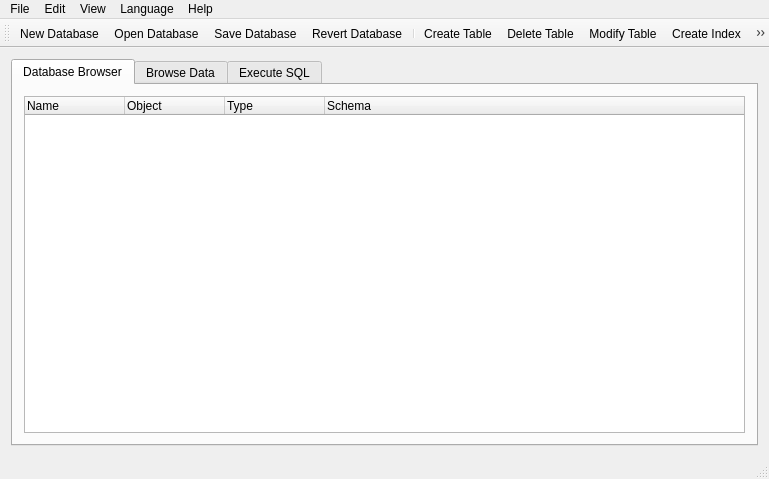
<?xml version="1.0" encoding="UTF-8"?>
<ui version="4.0">
 <class>SQLiteBrowser</class>
 <widget class="QMainWindow" name="SQLiteBrowser">
  <property name="geometry">
   <rect>
    <x>0</x>
    <y>0</y>
    <width>769</width>
    <height>479</height>
   </rect>
  </property>
  <property name="windowTitle">
   <string>MainWindow</string>
  </property>
  <property name="windowIcon">
   <iconset resource="../resources.qrc">
    <normaloff>:/images/128.png</normaloff>:/images/128.png</iconset>
  </property>
  <widget class="QWidget" name="centralWidget">
   <layout class="QVBoxLayout" name="verticalLayout">
    <item>
     <widget class="QTabWidget" name="tabWidget">
      <property name="currentIndex">
       <number>0</number>
      </property>
      <widget class="QWidget" name="databaseTab">
       <attribute name="title">
        <string>Database Browser</string>
       </attribute>
       <layout class="QVBoxLayout" name="verticalLayout_3">
        <item>
         <widget class="QTreeWidget" name="lstStructure">
          <property name="alternatingRowColors">
           <bool>true</bool>
          </property>
          <column>
           <property name="text">
            <string>Name</string>
           </property>
          </column>
          <column>
           <property name="text">
            <string>Object</string>
           </property>
          </column>
          <column>
           <property name="text">
            <string>Type</string>
           </property>
          </column>
          <column>
           <property name="text">
            <string>Schema</string>
           </property>
          </column>
         </widget>
        </item>
       </layout>
      </widget>
      <widget class="QWidget" name="tableTab">
       <attribute name="title">
        <string>Browse Data</string>
       </attribute>
       <layout class="QVBoxLayout" name="verticalLayout_4">
        <property name="margin">
         <number>6</number>
        </property>
        <item>
         <layout class="QHBoxLayout" name="horizontalLayout">
          <item>
           <widget class="QLabel" name="label">
            <property name="text">
             <string>Select Table:</string>
            </property>
           </widget>
          </item>
          <item>
           <widget class="QComboBox" name="cboTables">
            <property name="sizePolicy">
             <sizepolicy hsizetype="Preferred" vsizetype="Fixed">
              <horstretch>0</horstretch>
              <verstretch>0</verstretch>
             </sizepolicy>
            </property>
            <property name="minimumSize">
             <size>
              <width>193</width>
              <height>0</height>
             </size>
            </property>
           </widget>
          </item>
          <item>
           <spacer name="horizontalSpacer">
            <property name="orientation">
             <enum>Qt::Horizontal</enum>
            </property>
            <property name="sizeHint" stdset="0">
             <size>
              <width>40</width>
              <height>20</height>
             </size>
            </property>
           </spacer>
          </item>
         </layout>
        </item>
        <item>
         <layout class="QHBoxLayout" name="horizontalLayout_2">
          <item>
           <widget class="QPushButton" name="cmdRefresh">
            <property name="text">
             <string>Refresh</string>
            </property>
            <property name="icon">
             <iconset resource="../resources.qrc">
              <normaloff>:/images/table_refresh.png</normaloff>:/images/table_refresh.png</iconset>
            </property>
           </widget>
          </item>
          <item>
           <widget class="QPushButton" name="cmdNewRecord">
            <property name="text">
             <string>New Record</string>
            </property>
            <property name="icon">
             <iconset resource="../resources.qrc">
              <normaloff>:/images/table_row_insert.png</normaloff>:/images/table_row_insert.png</iconset>
            </property>
           </widget>
          </item>
          <item>
           <widget class="QPushButton" name="cmdDeleteRecord">
            <property name="text">
             <string>Delete Record</string>
            </property>
            <property name="icon">
             <iconset resource="../resources.qrc">
              <normaloff>:/images/table_row_delete.png</normaloff>:/images/table_row_delete.png</iconset>
            </property>
           </widget>
          </item>
          <item>
           <widget class="QPushButton" name="cmdSaveChanges">
            <property name="text">
             <string>Save Changes</string>
            </property>
            <property name="icon">
             <iconset resource="../resources.qrc">
              <normaloff>:/images/table_save.png</normaloff>:/images/table_save.png</iconset>
            </property>
           </widget>
          </item>
          <item>
           <spacer name="horizontalSpacer_2">
            <property name="orientation">
             <enum>Qt::Horizontal</enum>
            </property>
            <property name="sizeHint" stdset="0">
             <size>
              <width>40</width>
              <height>20</height>
             </size>
            </property>
           </spacer>
          </item>
          <item>
           <widget class="QLabel" name="label_2">
            <property name="text">
             <string>Search:</string>
            </property>
           </widget>
          </item>
          <item>
           <widget class="QLineEdit" name="txtSearch"/>
          </item>
          <item>
           <widget class="QPushButton" name="cmdSearch">
            <property name="text">
             <string/>
            </property>
            <property name="icon">
             <iconset resource="../resources.qrc">
              <normaloff>:/images/searchfind.png</normaloff>:/images/searchfind.png</iconset>
            </property>
           </widget>
          </item>
          <item>
           <widget class="QPushButton" name="cmdAdvancedSearch">
            <property name="text">
             <string>Advanced Search</string>
            </property>
            <property name="icon">
             <iconset resource="../resources.qrc">
              <normaloff>:/images/searchfind.png</normaloff>:/images/searchfind.png</iconset>
            </property>
           </widget>
          </item>
         </layout>
        </item>
        <item>
         <widget class="QTableView" name="tblData">
          <property name="alternatingRowColors">
           <bool>true</bool>
          </property>
          <property name="selectionBehavior">
           <enum>QAbstractItemView::SelectItems</enum>
          </property>
          <property name="sortingEnabled">
           <bool>true</bool>
          </property>
          <property name="wordWrap">
           <bool>false</bool>
          </property>
         </widget>
        </item>
       </layout>
      </widget>
      <widget class="QWidget" name="queryTab">
       <attribute name="title">
        <string>Execute SQL</string>
       </attribute>
       <layout class="QVBoxLayout" name="verticalLayout_5">
        <item>
         <widget class="QLabel" name="label_3">
          <property name="text">
           <string>Query:</string>
          </property>
         </widget>
        </item>
        <item>
         <widget class="QSplitter" name="splitter">
          <property name="orientation">
           <enum>Qt::Vertical</enum>
          </property>
          <widget class="QTextEdit" name="txtQuery">
           <property name="sizePolicy">
            <sizepolicy hsizetype="Expanding" vsizetype="Preferred">
             <horstretch>0</horstretch>
             <verstretch>0</verstretch>
            </sizepolicy>
           </property>
           <property name="maximumSize">
            <size>
             <width>16777215</width>
             <height>16777215</height>
            </size>
           </property>
          </widget>
          <widget class="QWidget" name="layoutWidget">
           <layout class="QVBoxLayout" name="verticalLayout_2">
            <item>
             <layout class="QHBoxLayout" name="horizontalLayout_3">
              <item>
               <widget class="QPushButton" name="cmdExecuteQuery">
                <property name="text">
                 <string>Execute Query</string>
                </property>
               </widget>
              </item>
              <item>
               <spacer name="horizontalSpacer_3">
                <property name="orientation">
                 <enum>Qt::Horizontal</enum>
                </property>
                <property name="sizeHint" stdset="0">
                 <size>
                  <width>40</width>
                  <height>20</height>
                 </size>
                </property>
               </spacer>
              </item>
             </layout>
            </item>
            <item>
             <widget class="QLabel" name="label_4">
              <property name="text">
               <string>Error message from database engine:</string>
              </property>
             </widget>
            </item>
            <item>
             <widget class="QLineEdit" name="txtQueryError">
              <property name="readOnly">
               <bool>true</bool>
              </property>
             </widget>
            </item>
            <item>
             <widget class="QTableView" name="tblQueryResult">
              <property name="sizePolicy">
               <sizepolicy hsizetype="Expanding" vsizetype="Expanding">
                <horstretch>0</horstretch>
                <verstretch>0</verstretch>
               </sizepolicy>
              </property>
             </widget>
            </item>
           </layout>
          </widget>
         </widget>
        </item>
       </layout>
      </widget>
     </widget>
    </item>
   </layout>
  </widget>
  <widget class="QMenuBar" name="menuBar">
   <property name="geometry">
    <rect>
     <x>0</x>
     <y>0</y>
     <width>769</width>
     <height>19</height>
    </rect>
   </property>
   <widget class="QMenu" name="menuFile">
    <property name="title">
     <string>File</string>
    </property>
    <widget class="QMenu" name="menuImport">
     <property name="title">
      <string>Import</string>
     </property>
     <addaction name="actionDatabase_From_SQL_File"/>
     <addaction name="actionTable_From_CSV_File"/>
    </widget>
    <widget class="QMenu" name="menuExport">
     <property name="title">
      <string>Export</string>
     </property>
     <addaction name="actionDatabse_As_SQL_File"/>
     <addaction name="actionTable_as_CSV_File"/>
    </widget>
    <addaction name="actionNew_Database"/>
    <addaction name="actionOpen_Database"/>
    <addaction name="actionClose_Database"/>
    <addaction name="separator"/>
    <addaction name="actionSave_Database"/>
    <addaction name="actionRevert_Database"/>
    <addaction name="actionCompact_Database"/>
    <addaction name="separator"/>
    <addaction name="menuImport"/>
    <addaction name="menuExport"/>
    <addaction name="separator"/>
    <addaction name="actionExit"/>
   </widget>
   <widget class="QMenu" name="menuEdit">
    <property name="title">
     <string>Edit</string>
    </property>
    <addaction name="actionCreate_Table"/>
    <addaction name="actionDelete_Table"/>
    <addaction name="actionModify_Table"/>
    <addaction name="separator"/>
    <addaction name="actionCreate_View"/>
    <addaction name="actionDelete_View"/>
    <addaction name="actionModify_View"/>
    <addaction name="separator"/>
    <addaction name="actionCreate_Index"/>
    <addaction name="actionDelete_Index"/>
    <addaction name="separator"/>
    <addaction name="actionPreferences"/>
   </widget>
   <widget class="QMenu" name="menuView">
    <property name="title">
     <string>View</string>
    </property>
    <addaction name="actionSQL_Log"/>
    <addaction name="actionRefresh"/>
   </widget>
   <widget class="QMenu" name="menuHelp">
    <property name="title">
     <string>Help</string>
    </property>
    <addaction name="actionAbout"/>
   </widget>
   <widget class="QMenu" name="menuLanguage">
    <property name="title">
     <string>Language</string>
    </property>
   </widget>
   <addaction name="menuFile"/>
   <addaction name="menuEdit"/>
   <addaction name="menuView"/>
   <addaction name="menuLanguage"/>
   <addaction name="menuHelp"/>
  </widget>
  <widget class="QToolBar" name="mainToolBar">
   <property name="windowTitle">
    <string>Main Tool Bar</string>
   </property>
   <attribute name="toolBarArea">
    <enum>TopToolBarArea</enum>
   </attribute>
   <attribute name="toolBarBreak">
    <bool>false</bool>
   </attribute>
   <addaction name="actionNew_Database"/>
   <addaction name="actionOpen_Database"/>
   <addaction name="actionSave_Database"/>
   <addaction name="actionRevert_Database"/>
   <addaction name="separator"/>
   <addaction name="actionCreate_Table"/>
   <addaction name="actionDelete_Table"/>
   <addaction name="actionModify_Table"/>
   <addaction name="actionCreate_Index"/>
   <addaction name="actionDelete_Index"/>
   <addaction name="separator"/>
   <addaction name="actionSQL_Log"/>
  </widget>
  <widget class="QStatusBar" name="statusBar"/>
  <action name="actionNew_Database">
   <property name="icon">
    <iconset resource="../resources.qrc">
     <normaloff>:/images/new.png</normaloff>:/images/new.png</iconset>
   </property>
   <property name="text">
    <string>New Database</string>
   </property>
   <property name="toolTip">
    <string>Creates a new SQLite Database file</string>
   </property>
   <property name="shortcut">
    <string>Ctrl+N</string>
   </property>
  </action>
  <action name="actionOpen_Database">
   <property name="icon">
    <iconset resource="../resources.qrc">
     <normaloff>:/images/open.png</normaloff>:/images/open.png</iconset>
   </property>
   <property name="text">
    <string>Open Database</string>
   </property>
   <property name="toolTip">
    <string>Opens an existing SQLite Database file</string>
   </property>
   <property name="shortcut">
    <string>Ctrl+O</string>
   </property>
  </action>
  <action name="actionClose_Database">
   <property name="text">
    <string>Close Database</string>
   </property>
   <property name="toolTip">
    <string>Closes the current Database</string>
   </property>
  </action>
  <action name="actionSave_Database">
   <property name="icon">
    <iconset resource="../resources.qrc">
     <normaloff>:/images/save.png</normaloff>:/images/save.png</iconset>
   </property>
   <property name="text">
    <string>Save Database</string>
   </property>
   <property name="toolTip">
    <string>Saves changes made to the Database</string>
   </property>
   <property name="shortcut">
    <string>Ctrl+S</string>
   </property>
  </action>
  <action name="actionRevert_Database">
   <property name="icon">
    <iconset resource="../resources.qrc">
     <normaloff>:/images/revert.png</normaloff>:/images/revert.png</iconset>
   </property>
   <property name="text">
    <string>Revert Database</string>
   </property>
  </action>
  <action name="actionCompact_Database">
   <property name="text">
    <string>Compact Database</string>
   </property>
  </action>
  <action name="actionDatabase_From_SQL_File">
   <property name="text">
    <string>Database From SQL File</string>
   </property>
  </action>
  <action name="actionTable_From_CSV_File">
   <property name="text">
    <string>Table From CSV File</string>
   </property>
  </action>
  <action name="actionDatabse_As_SQL_File">
   <property name="text">
    <string>Databse As SQL File</string>
   </property>
  </action>
  <action name="actionTable_as_CSV_File">
   <property name="text">
    <string>Table as CSV File</string>
   </property>
  </action>
  <action name="actionExit">
   <property name="text">
    <string>Exit</string>
   </property>
   <property name="shortcut">
    <string>Ctrl+Q</string>
   </property>
  </action>
  <action name="actionCreate_Table">
   <property name="icon">
    <iconset resource="../resources.qrc">
     <normaloff>:/images/create_table.png</normaloff>:/images/create_table.png</iconset>
   </property>
   <property name="text">
    <string>Create Table</string>
   </property>
   <property name="shortcut">
    <string>Ctrl+T</string>
   </property>
  </action>
  <action name="actionDelete_Table">
   <property name="icon">
    <iconset resource="../resources.qrc">
     <normaloff>:/images/delete_table.png</normaloff>:/images/delete_table.png</iconset>
   </property>
   <property name="text">
    <string>Delete Table</string>
   </property>
  </action>
  <action name="actionModify_Table">
   <property name="icon">
    <iconset resource="../resources.qrc">
     <normaloff>:/images/modify_table.png</normaloff>:/images/modify_table.png</iconset>
   </property>
   <property name="text">
    <string>Modify Table</string>
   </property>
  </action>
  <action name="actionCreate_Index">
   <property name="icon">
    <iconset resource="../resources.qrc">
     <normaloff>:/images/create_index.png</normaloff>:/images/create_index.png</iconset>
   </property>
   <property name="text">
    <string>Create Index</string>
   </property>
   <property name="shortcut">
    <string>Ctrl+I</string>
   </property>
  </action>
  <action name="actionDelete_Index">
   <property name="icon">
    <iconset resource="../resources.qrc">
     <normaloff>:/images/delete_index.png</normaloff>:/images/delete_index.png</iconset>
   </property>
   <property name="text">
    <string>Delete Index</string>
   </property>
  </action>
  <action name="actionPreferences">
   <property name="text">
    <string>Preferences</string>
   </property>
  </action>
  <action name="actionSQL_Log">
   <property name="checkable">
    <bool>true</bool>
   </property>
   <property name="icon">
    <iconset resource="../resources.qrc">
     <normaloff>:/images/log.png</normaloff>:/images/log.png</iconset>
   </property>
   <property name="text">
    <string>SQL Log</string>
   </property>
  </action>
  <action name="actionAbout">
   <property name="text">
    <string>About</string>
   </property>
  </action>
  <action name="actionEnglish">
   <property name="checkable">
    <bool>true</bool>
   </property>
   <property name="checked">
    <bool>true</bool>
   </property>
   <property name="text">
    <string>English</string>
   </property>
  </action>
  <action name="actionRefresh">
   <property name="icon">
    <iconset resource="../resources.qrc">
     <normaloff>:/images/table_refresh.png</normaloff>:/images/table_refresh.png</iconset>
   </property>
   <property name="text">
    <string>Refresh Database Browser</string>
   </property>
   <property name="toolTip">
    <string>Refresh Database Browser</string>
   </property>
   <property name="shortcut">
    <string>Ctrl+R</string>
   </property>
  </action>
  <action name="actionCreate_View">
   <property name="text">
    <string>Create View</string>
   </property>
  </action>
  <action name="actionModify_View">
   <property name="text">
    <string>Modify View</string>
   </property>
  </action>
  <action name="actionDelete_View">
   <property name="text">
    <string>Delete View</string>
   </property>
  </action>
 </widget>
 <layoutdefault spacing="6" margin="11"/>
 <resources>
  <include location="../resources.qrc"/>
 </resources>
 <connections/>
</ui>
